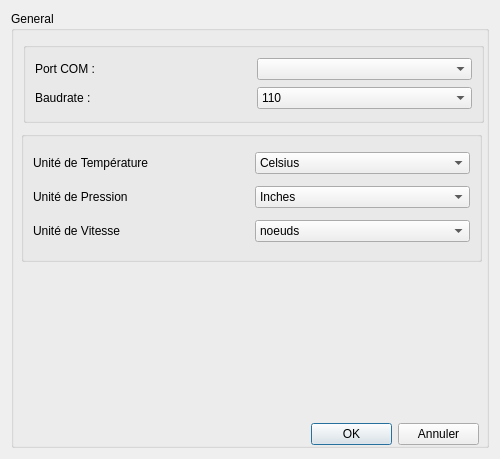
<?xml version="1.0" encoding="UTF-8"?>
<ui version="4.0">
 <class>option</class>
 <widget class="QDialog" name="option">
  <property name="geometry">
   <rect>
    <x>0</x>
    <y>0</y>
    <width>500</width>
    <height>459</height>
   </rect>
  </property>
  <property name="windowTitle">
   <string>Paramètres</string>
  </property>
  <property name="windowIcon">
   <iconset resource="logo/logo.qrc">
    <normaloff>:/rc/Martz90-Circle-Settings.512.ico</normaloff>:/rc/Martz90-Circle-Settings.512.ico</iconset>
  </property>
  <property name="styleSheet">
   <string notr="true"/>
  </property>
  <layout class="QHBoxLayout" name="horizontalLayout_2">
   <item>
    <widget class="QGroupBox" name="General">
     <property name="title">
      <string>General</string>
     </property>
     <widget class="QGroupBox" name="COM">
      <property name="geometry">
       <rect>
        <x>12</x>
        <y>31</y>
        <width>461</width>
        <height>81</height>
       </rect>
      </property>
      <property name="title">
       <string/>
      </property>
      <layout class="QGridLayout" name="gridLayout">
       <item row="1" column="0">
        <widget class="QLabel" name="COMRate">
         <property name="text">
          <string>Baudrate :</string>
         </property>
        </widget>
       </item>
       <item row="0" column="1">
        <widget class="QComboBox" name="COMBox"/>
       </item>
       <item row="1" column="1">
        <widget class="QComboBox" name="COMBaud">
         <property name="currentText">
          <string>110</string>
         </property>
         <item>
          <property name="text">
           <string>110</string>
          </property>
         </item>
         <item>
          <property name="text">
           <string>300</string>
          </property>
         </item>
         <item>
          <property name="text">
           <string>600</string>
          </property>
         </item>
         <item>
          <property name="text">
           <string>1200</string>
          </property>
         </item>
         <item>
          <property name="text">
           <string>2400</string>
          </property>
         </item>
         <item>
          <property name="text">
           <string>4800</string>
          </property>
         </item>
         <item>
          <property name="text">
           <string>9600</string>
          </property>
         </item>
         <item>
          <property name="text">
           <string>14400</string>
          </property>
         </item>
        </widget>
       </item>
       <item row="0" column="0">
        <widget class="QLabel" name="COMLabel">
         <property name="text">
          <string>Port COM :</string>
         </property>
        </widget>
       </item>
      </layout>
     </widget>
     <widget class="QGroupBox" name="groupBox">
      <property name="geometry">
       <rect>
        <x>10</x>
        <y>120</y>
        <width>461</width>
        <height>131</height>
       </rect>
      </property>
      <property name="title">
       <string/>
      </property>
      <layout class="QGridLayout" name="gridLayout_2">
       <item row="2" column="1">
        <widget class="QComboBox" name="VitesseCombo">
         <item>
          <property name="text">
           <string>noeuds</string>
          </property>
         </item>
         <item>
          <property name="text">
           <string>km/h</string>
          </property>
         </item>
         <item>
          <property name="text">
           <string>m/s</string>
          </property>
         </item>
        </widget>
       </item>
       <item row="2" column="0">
        <widget class="QLabel" name="VitesseMesure">
         <property name="text">
          <string>Unité de Vitesse</string>
         </property>
        </widget>
       </item>
       <item row="0" column="0">
        <widget class="QLabel" name="TemperatureMesure">
         <property name="text">
          <string>Unité de Température</string>
         </property>
        </widget>
       </item>
       <item row="0" column="1">
        <widget class="QComboBox" name="TemperatureCombo">
         <item>
          <property name="text">
           <string>Celsius</string>
          </property>
         </item>
         <item>
          <property name="text">
           <string>Fahrenheit</string>
          </property>
         </item>
        </widget>
       </item>
       <item row="1" column="0">
        <widget class="QLabel" name="PressionMesure">
         <property name="text">
          <string>Unité de Pression</string>
         </property>
        </widget>
       </item>
       <item row="1" column="1">
        <widget class="QComboBox" name="PressionCombo">
         <item>
          <property name="text">
           <string>Inches</string>
          </property>
         </item>
         <item>
          <property name="text">
           <string>Bar</string>
          </property>
         </item>
         <item>
          <property name="text">
           <string>Millibar</string>
          </property>
         </item>
        </widget>
       </item>
      </layout>
     </widget>
     <widget class="QWidget" name="">
      <property name="geometry">
       <rect>
        <x>300</x>
        <y>410</y>
        <width>168</width>
        <height>26</height>
       </rect>
      </property>
      <layout class="QHBoxLayout" name="horizontalLayout">
       <item>
        <widget class="QPushButton" name="pushButton">
         <property name="text">
          <string>OK</string>
         </property>
        </widget>
       </item>
       <item>
        <widget class="QPushButton" name="pushButton_2">
         <property name="text">
          <string>Annuler</string>
         </property>
        </widget>
       </item>
      </layout>
     </widget>
    </widget>
   </item>
  </layout>
 </widget>
 <resources>
  <include location="logo/logo.qrc"/>
 </resources>
 <connections/>
</ui>
